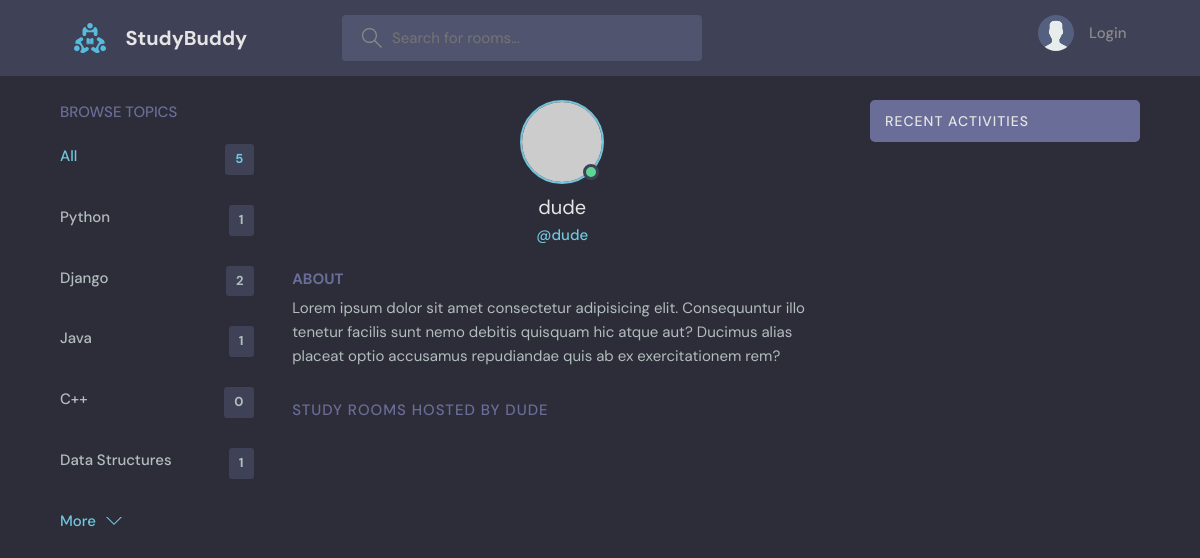
Before: /profile/4/ with the older database file.
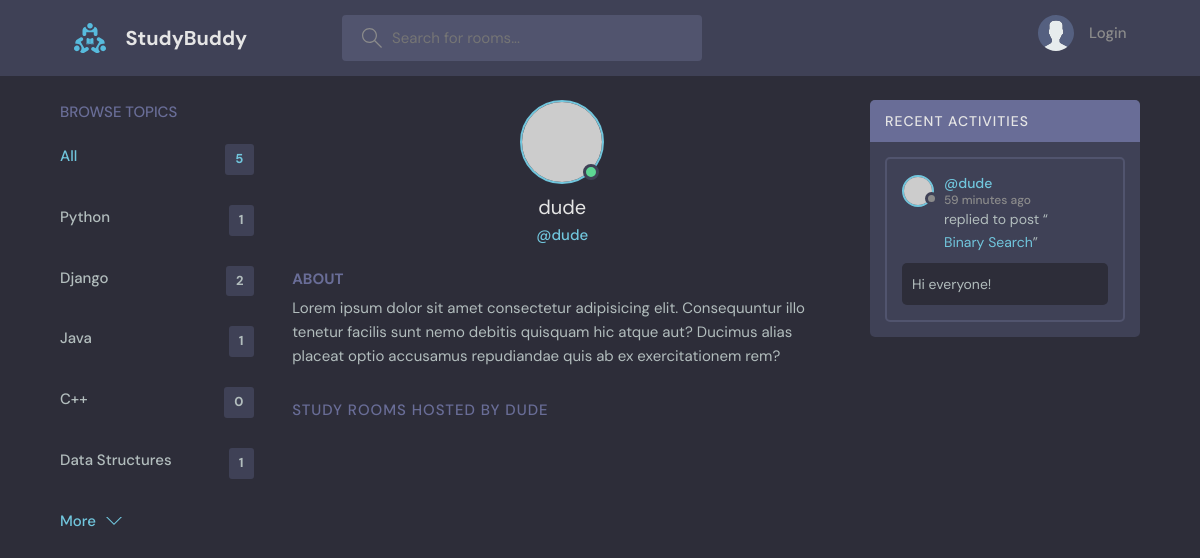
After: the same page with the newer database file.
### base/models.py (models this page shows, shortened)
class Topic(models.Model):
    name = models.CharField(max_length=200)

class Message(models.Model):
    user = models.ForeignKey(User, on_delete=models.CASCADE)
    room = models.ForeignKey(Room, on_delete=models.CASCADE)
    body = models.TextField()
    updated = models.DateTimeField(auto_now=True)
    created = models.DateTimeField(auto_now_add=True)
    class Meta:
        ordering = ['-updated','-created']
    def __str__(self):
        return self.body[0:50]

class Room(models.Model):
    host = models.ForeignKey(User, on_delete=models.SET_NULL, null=True)
    topic = models.ForeignKey(Topic, on_delete=models.SET_NULL, null=True)
    name = models.CharField(max_length=200)
    description = models.TextField(null=True, blank=True)
    participants = models.ManyToManyField(User, related_name='participants', blank=True)
    updated = models.DateTimeField(auto_now=True)
    created = models.DateTimeField(auto_now_add=True)
    class Meta:
        ordering = ['-updated','-created']
    def __str__(self):
        return self.name

### base/views.py (the view)
# urls.py: path('profile/<str:pk>/', views.userProfile, name='user-profile'),
def userProfile(request, pk):
    user = User.objects.get(id = pk)
    rooms = user.room_set.all() # type: ignore
    room_messages = user.message_set.all() # type: ignore
    topics = Topic.objects.all()
    context = {'user':user, 'rooms':rooms, 'room_messages':room_messages, 'topics':topics}
    return render(request,'base/profile.html', context)

### base/Templates/base/profile.html (shortened to what this page needs)
{% extends 'main.html' %}
{% block content %}
  <main class="profile-page layout layout--3">
    <div class="container">
        {% include 'base/topics_component.html' %}
      <div class="roomList">
        <div class="profile">
          <div class="profile__avatar">
            <div class="avatar avatar--large active">
              <img src="https://randomuser.me/api/portraits/men/11.jpg" />
            </div>
          </div>
          <div class="profile__info">
            <h3>{{user.username}}</h3>
            <p>@{{user.username}}</p>
          </div>
          <div class="profile__about">
            <h3>About</h3>
            <p>
              Lorem ipsum dolor sit amet consectetur adipisicing elit. Consequuntur illo tenetur
              facilis sunt nemo debitis quisquam hic atque aut? Ducimus alias placeat optio
              accusamus repudiandae quis ab ex exercitationem rem?
            </p>
          </div>
        </div>
        <div class="roomList__header">
          <div>
            <h2>Study Rooms Hosted by {{user.username}}</a>
            </h2>
          </div>
        </div>
      </div>
        {% include 'base/activity_component.html' %}
    </div>
  </main>
{% endblock %}

### base/Templates/base/topics_component.html
<div class="topics">
    <div class="topics__header">
      <h2>Browse Topics</h2>
    </div>
    <ul class="topics__list">
      <li>
        <a href="{% url 'home' %}" class="active">All <span>{{topics.count}}</span></a>
      </li>
      {% for topic in topics %}
      <li>
        <a href="{% url 'home' %}?q={{topic.name}}">{{topic.name}}<span>{{topic.room_set.all.count}}</span></a>
      </li>
      {% endfor %}
    </ul>
    <a class="btn btn--link" href="topics.html">
      More
      <svg version="1.1" xmlns="http://www.w3.org/2000/svg" width="32" height="32" viewBox="0 0 32 32">
        <title>chevron-down</title>
        <path d="M16 21l-13-13h-3l16 16 16-16h-3l-13 13z"></path>
      </svg>
    </a>
  </div>

### base/Templates/base/activity_component.html (shortened to what this page needs)
<div class="activities">
    <div class="activities__header">
      <h2>Recent Activities</h2>
    </div>
    {% for message in room_messages %}
    <div class="activities__box">
      <div class="activities__boxHeader roomListRoom__header">
        <a href="{% url 'user-profile' message.user.id %}" class="roomListRoom__author">
          <div class="avatar avatar--small">
            <img src="https://randomuser.me/api/portraits/women/11.jpg" />
          </div>
          <p>
            @{{message.user}}
            <span>{{message.created|timesince}} ago</span>
          </p>
        </a>
      </div>
      <div class="activities__boxContent">
        <p>replied to post “<a href="{% url 'room' message.room.id %}">{{message.room}}</a>”</p>
        <div class="activities__boxRoomContent">
          {{message}}
        </div>
      </div>
    </div>
    {% endfor %}
  </div>

Changed rows visible on the page:
added Message: user "dude", created "59 minutes", room "Binary Search", body "Hi everyone!"
